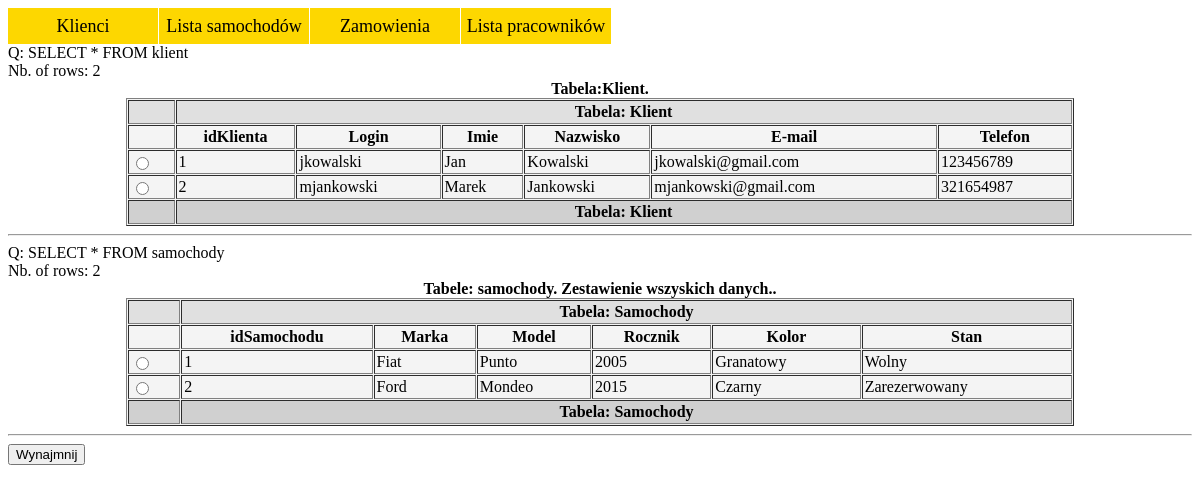
/wynajemSamochodu.php, run on the app's committed database.
### tables this page shows
CREATE TABLE `klient` (
  `idKlienta` int(11) NOT NULL,
  `Imie` varchar(20) NOT NULL,
  `Nazwisko` varchar(25) NOT NULL,
  `Login` varchar(25) NOT NULL,
  `Haslo` varchar(25) NOT NULL,
  `Telefon` int(9) NOT NULL,
  `Email` varchar(25) NOT NULL
);

CREATE TABLE `samochody` (
  `idSamochodu` int(11) NOT NULL,
  `Marka` varchar(15) NOT NULL,
  `Model` varchar(15) NOT NULL,
  `Rocznik` int(11) NOT NULL,
  `Kolor` varchar(15) NOT NULL,
  `Stan` varchar(15) NOT NULL
);

### wynajemSamochodu.php (the view, shortened to what this page needs)
<?php
	include 'global.php';
	$qListaKlientow = "SELECT * FROM klient";
	echo "Q: ".$qListaKlientow."<br>";
	$rekordSet = mysqli_query($conn, $qListaKlientow);
	$numberOfRows = mysqli_num_rows($rekordSet);
	echo "Nb. of rows: ".$numberOfRows."<br>";
	echo "<table width='80%' align='center' border='1' cellpadding='2' cellspacing='1' bgcolor='#f4f4f4'>";
	echo "<form action='wynajmnij.php' name='wynajemSamochodu' method='POST'>";
	if($numberOfRows>=1) {
		echo "<caption><strong>Tabela:Klient.</strong></caption>
			  <thead bgcolor= '#e0e0e0'> <tr> <th></th> <th colspan='7'>Tabela: Klient</th></tr> </thead>
			  <tfoot bgcolor = '#d0d0d0'> <tr> <th></th> <th colspan='7'>Tabela: Klient</th> </tr> </tfoot>
    	 	  <tr><th></th><th>idKlienta</th><th>Login</th><th>Imie</th><th>Nazwisko</th><th>E-mail</th><th>Telefon</th></tr>";
	}
	for($i = 1;$i <= $numberOfRows; $i++) {
		$row = mysqli_fetch_assoc($rekordSet);
		echo 	"<tr>
				<td><input type='radio' name='klient' value='".$row["idKlienta"]."'></td>
				<td>".$row["idKlienta"]."</td>
				<td>".$row["Login"]."</td>
				<td>".$row["Imie"]."</td>
				<td>".$row["Nazwisko"]."</td>
				<td>".$row["Email"]."</td>
				<td>".$row["Telefon"]."</td>
				</tr>";
	}
	echo "</table>";
	echo "<hr>";
	$qListaSamochodow = "SELECT * FROM samochody";
	$rekordSet = mysqli_query($conn, $qListaSamochodow);
	$numberOfRows = mysqli_num_rows($rekordSet);
	echo "Q: ".$qListaSamochodow."<br>";
	echo "Nb. of rows: ".$numberOfRows."<br>";
	echo "<table width='80%' align='center' border='1' cellpadding='2' cellspacing='1' bgcolor='#f4f4f4'>";
	if($numberOfRows>=1) {
		echo "
			<caption><strong>Tabele: samochody. Zestawienie wszyskich danych..</strong></caption>
			<thead bgcolor='#e0e0e0'> <tr><th></th><th colspan='6'>Tabela: Samochody</th></tr> </thead>
			<tfoot bgcolor='#d0d0d0'> <tr><th></th><th colspan='6'>Tabela: Samochody</th></tr></tfoot>
			<tr><th></th><th>idSamochodu</th><th>Marka</th><th>Model</th><th>Rocznik</th><th>Kolor</th><th>Stan</th></tr>
			";
	}
	for($i = 1;$i <= $numberOfRows;$i++){
		$row = mysqli_fetch_assoc($rekordSet);
		echo "<tr>
				<td><input type='radio' name='samochod' value='".$row["idSamochodu"]."'></td>
				<td>".$row["idSamochodu"]."</td>
				<td>".$row["Marka"]."</td>
				<td>".$row["Model"]."</td>
				<td>".$row["Rocznik"]."</td>
				<td>".$row["Kolor"]."</td>
				<td>".$row["Stan"]."</td>
			</tr>";
	}
	echo "</table>";
	echo "<hr>";
	echo "<button type='submit' name='wynajmnij'>Wynajmnij</button>";
?>

### menu.css (style rules this page uses)
ol { list-style-type:none; padding:0; margin:0; background-color:#FFF; font-size:18px; height:2em; line-height:2em; text-align:center; }
ol a { display:block; text-decoration:none; color:#000; padding:0 5px; }
ol > li { float:left; width:150px; margin-left:1px; background-color:#FDD700; height:2em; }
ol > li:first-child { margin-left:0; }

### data on the page
klient: idKlienta "1", Login "jkowalski", Imie "Jan", Nazwisko "Kowalski", Email "jkowalski@gmail.com", Telefon "123456789"
klient: idKlienta "2", Login "mjankowski", Imie "Marek", Nazwisko "Jankowski", Email "mjankowski@gmail.com", Telefon "321654987"
samochody: idSamochodu "1", Marka "Fiat", Model "Punto", Rocznik "2005", Kolor "Granatowy", Stan "Wolny"
samochody: idSamochodu "2", Marka "Ford", Model "Mondeo", Rocznik "2015", Kolor "Czarny", Stan "Zarezerwowany"

### other printed values
$qListaKlientow "SELECT * FROM klient"
$numberOfRows "2"
$qListaSamochodow "SELECT * FROM samochody"
